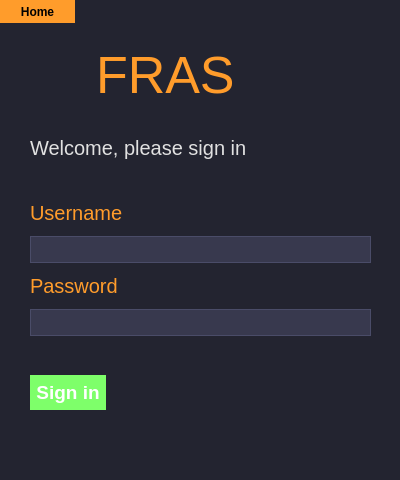
<?xml version="1.0" encoding="UTF-8"?>
<ui version="4.0">
 <class>Dialog</class>
 <widget class="QDialog" name="Dialog">
  <property name="geometry">
   <rect>
    <x>0</x>
    <y>0</y>
    <width>400</width>
    <height>480</height>
   </rect>
  </property>
  <property name="sizePolicy">
   <sizepolicy hsizetype="Fixed" vsizetype="Fixed">
    <horstretch>0</horstretch>
    <verstretch>0</verstretch>
   </sizepolicy>
  </property>
  <property name="minimumSize">
   <size>
    <width>400</width>
    <height>480</height>
   </size>
  </property>
  <property name="maximumSize">
   <size>
    <width>400</width>
    <height>480</height>
   </size>
  </property>
  <property name="windowTitle">
   <string>Admin Login</string>
  </property>
  <property name="styleSheet">
   <string notr="true">/*Copyright (c) DevSec Studio. All rights reserved.

MIT License

Permission is hereby granted, free of charge, to any person obtaining a copy
of this software and associated documentation files (the &quot;Software&quot;), to deal
in the Software without restriction, including without limitation the rights
to use, copy, modify, merge, publish, distribute, sublicense, and/or sell
copies of the Software, and to permit persons to whom the Software is
furnished to do so, subject to the following conditions:

The above copyright notice and this permission notice shall be included in all
copies or substantial portions of the Software.

THE SOFTWARE IS PROVIDED *AS IS*, WITHOUT WARRANTY OF ANY KIND, EXPRESS OR
IMPLIED, INCLUDING BUT NOT LIMITED TO THE WARRANTIES OF MERCHANTABILITY,
FITNESS FOR A PARTICULAR PURPOSE AND NONINFRINGEMENT. IN NO EVENT SHALL THE
AUTHORS OR COPYRIGHT HOLDERS BE LIABLE FOR ANY CLAIM, DAMAGES OR OTHER
LIABILITY, WHETHER IN AN ACTION OF CONTRACT, TORT OR OTHERWISE, ARISING FROM,
OUT OF OR IN CONNECTION WITH THE SOFTWARE OR THE USE OR OTHER DEALINGS IN THE SOFTWARE.
*/

/*-----QWidget-----*/
QWidget
{
	background-color: #232430;
	color: #000000;
	border-color: #000000;

}


/*-----QLabel-----*/
QLabel
{
	background-color: #232430;
	color: #c1c1c1;
	border-color: #000000;

}


/*-----QPushButton-----*/
QPushButton
{
	background-color: #ff9c2b;
	color: #000000;
	font-weight: bold;
	border-style: solid;
	border-color: #000000;
	padding: 6px;

}


QPushButton::hover
{
	background-color: #ffaf5d;

}


QPushButton::pressed
{
	background-color: #dd872f;

}


/*-----QToolButton-----*/
QToolButton
{
	background-color: #ff9c2b;
	color: #000000;
	font-weight: bold;
	border-style: solid;
	border-color: #000000;
	padding: 6px;

}


QToolButton::hover
{
	background-color: #ffaf5d;

}


QToolButton::pressed
{
	background-color: #dd872f;

}


/*-----QLineEdit-----*/
QLineEdit
{
	background-color: #38394e;
	color: #c1c1c1;
	border-style: solid;
	border-width: 1px;
	border-color: #4a4c68;

}


/*-----QTableView-----*/
QTableView, 
QHeaderView, 
QTableView::item 
{
	background-color: #232430;
	color: #c1c1c1;
	border: none;

}


QTableView::item:selected 
{ 
    background-color: #41424e;
    color: #c1c1c1;

}


QHeaderView::section:horizontal 
{
    background-color: #232430;
	border: 1px solid #37384d;
	padding: 5px;

}


QTableView::indicator{
	background-color: #1d1d28;
	border: 1px solid #37384d;

}


QTableView::indicator:checked{
	image:url(&quot;./ressources/check.png&quot;); /*To replace*/
	background-color: #1d1d28;

}

/*-----QTabWidget-----*/
QTabWidget::pane 
{ 
    border: none;

}


QTabWidget::tab-bar 
{
    left: 5px; 

}


QTabBar::tab 
{
    color: #c1c1c1;
    min-width: 1px;
	padding-left: 25px;
	margin-left:-22px;
    height: 28px;
	border: none;

}


QTabBar::tab:selected 
{
    color: #c1c1c1;
	font-weight: bold;
    height: 28px;

}


QTabBar::tab:!first 
{
    margin-left: -20px;

}


QTabBar::tab:hover 
{
    color: #DDD;

}


/*-----QScrollBar-----*/
QScrollBar:horizontal 
{
    background-color: transparent;
    height: 8px;
    margin: 0px;
    padding: 0px;

}


QScrollBar::handle:horizontal 
{
    border: none;
	min-width: 100px;
    background-color: #56576c;

}


QScrollBar::add-line:horizontal, 
QScrollBar::sub-line:horizontal,
QScrollBar::add-page:horizontal, 
QScrollBar::sub-page:horizontal 
{
    width: 0px;
    background-color: transparent;

}


QScrollBar:vertical 
{
    background-color: transparent;
    width: 8px;
    margin: 0;

}


QScrollBar::handle:vertical 
{
    border: none;
	min-height: 100px;
    background-color: #56576c;

}


QScrollBar::add-line:vertical, 
QScrollBar::sub-line:vertical,
QScrollBar::add-page:vertical, 
QScrollBar::sub-page:vertical 
{
    height: 0px;
    background-color: transparent;

}
</string>
  </property>
  <widget class="QWidget" name="verticalLayoutWidget">
   <property name="geometry">
    <rect>
     <x>30</x>
     <y>40</y>
     <width>341</width>
     <height>381</height>
    </rect>
   </property>
   <layout class="QVBoxLayout" name="verticalLayout">
    <item>
     <layout class="QHBoxLayout" name="horizontalLayout_2">
      <item>
       <widget class="QLabel" name="Icon">
        <property name="sizePolicy">
         <sizepolicy hsizetype="Fixed" vsizetype="Fixed">
          <horstretch>0</horstretch>
          <verstretch>0</verstretch>
         </sizepolicy>
        </property>
        <property name="minimumSize">
         <size>
          <width>60</width>
          <height>60</height>
         </size>
        </property>
        <property name="maximumSize">
         <size>
          <width>60</width>
          <height>60</height>
         </size>
        </property>
        <property name="text">
         <string/>
        </property>
        <property name="pixmap">
         <pixmap>fro.png</pixmap>
        </property>
        <property name="scaledContents">
         <bool>true</bool>
        </property>
       </widget>
      </item>
      <item>
       <widget class="QLabel" name="title_label">
        <property name="sizePolicy">
         <sizepolicy hsizetype="Fixed" vsizetype="Fixed">
          <horstretch>0</horstretch>
          <verstretch>0</verstretch>
         </sizepolicy>
        </property>
        <property name="font">
         <font>
          <pointsize>39</pointsize>
         </font>
        </property>
        <property name="styleSheet">
         <string notr="true">color: rgb(255, 156, 43);</string>
        </property>
        <property name="text">
         <string>FRAS</string>
        </property>
        <property name="alignment">
         <set>Qt::AlignLeading|Qt::AlignLeft|Qt::AlignVCenter</set>
        </property>
       </widget>
      </item>
      <item>
       <spacer name="horizontalSpacer">
        <property name="orientation">
         <enum>Qt::Horizontal</enum>
        </property>
        <property name="sizeType">
         <enum>QSizePolicy::Expanding</enum>
        </property>
        <property name="sizeHint" stdset="0">
         <size>
          <width>40</width>
          <height>20</height>
         </size>
        </property>
       </spacer>
      </item>
     </layout>
    </item>
    <item>
     <spacer name="verticalSpacer_2">
      <property name="orientation">
       <enum>Qt::Vertical</enum>
      </property>
      <property name="sizeType">
       <enum>QSizePolicy::Fixed</enum>
      </property>
      <property name="sizeHint" stdset="0">
       <size>
        <width>20</width>
        <height>20</height>
       </size>
      </property>
     </spacer>
    </item>
    <item>
     <widget class="QLabel" name="label">
      <property name="sizePolicy">
       <sizepolicy hsizetype="Preferred" vsizetype="Fixed">
        <horstretch>0</horstretch>
        <verstretch>0</verstretch>
       </sizepolicy>
      </property>
      <property name="minimumSize">
       <size>
        <width>0</width>
        <height>0</height>
       </size>
      </property>
      <property name="font">
       <font>
        <pointsize>15</pointsize>
       </font>
      </property>
      <property name="styleSheet">
       <string notr="true">color:rgb(225, 225, 225);
</string>
      </property>
      <property name="text">
       <string>Welcome, please sign in</string>
      </property>
     </widget>
    </item>
    <item>
     <spacer name="verticalSpacer">
      <property name="orientation">
       <enum>Qt::Vertical</enum>
      </property>
      <property name="sizeType">
       <enum>QSizePolicy::Fixed</enum>
      </property>
      <property name="sizeHint" stdset="0">
       <size>
        <width>20</width>
        <height>30</height>
       </size>
      </property>
     </spacer>
    </item>
    <item>
     <widget class="QLabel" name="label_2">
      <property name="sizePolicy">
       <sizepolicy hsizetype="Preferred" vsizetype="Fixed">
        <horstretch>0</horstretch>
        <verstretch>0</verstretch>
       </sizepolicy>
      </property>
      <property name="styleSheet">
       <string notr="true">font-size:15pt; color:#ff9c2b;</string>
      </property>
      <property name="text">
       <string>Username</string>
      </property>
     </widget>
    </item>
    <item>
     <widget class="QLineEdit" name="username">
      <property name="sizePolicy">
       <sizepolicy hsizetype="Minimum" vsizetype="Fixed">
        <horstretch>0</horstretch>
        <verstretch>0</verstretch>
       </sizepolicy>
      </property>
      <property name="minimumSize">
       <size>
        <width>285</width>
        <height>0</height>
       </size>
      </property>
      <property name="maximumSize">
       <size>
        <width>16777215</width>
        <height>16777215</height>
       </size>
      </property>
      <property name="styleSheet">
       <string notr="true">font-size:14pt; color:rgb(243, 243, 243)</string>
      </property>
     </widget>
    </item>
    <item>
     <widget class="QLabel" name="label_3">
      <property name="sizePolicy">
       <sizepolicy hsizetype="Preferred" vsizetype="Fixed">
        <horstretch>0</horstretch>
        <verstretch>0</verstretch>
       </sizepolicy>
      </property>
      <property name="styleSheet">
       <string notr="true">font-size:15pt; color:#ff9c2b;</string>
      </property>
      <property name="text">
       <string>Password</string>
      </property>
     </widget>
    </item>
    <item>
     <widget class="QLineEdit" name="password">
      <property name="sizePolicy">
       <sizepolicy hsizetype="Minimum" vsizetype="Fixed">
        <horstretch>0</horstretch>
        <verstretch>0</verstretch>
       </sizepolicy>
      </property>
      <property name="minimumSize">
       <size>
        <width>285</width>
        <height>0</height>
       </size>
      </property>
      <property name="styleSheet">
       <string notr="true">font-size:14pt; color:rgb(243, 243, 243)</string>
      </property>
      <property name="text">
       <string/>
      </property>
     </widget>
    </item>
    <item>
     <widget class="QLabel" name="labelResult">
      <property name="enabled">
       <bool>true</bool>
      </property>
      <property name="sizePolicy">
       <sizepolicy hsizetype="Preferred" vsizetype="Maximum">
        <horstretch>0</horstretch>
        <verstretch>0</verstretch>
       </sizepolicy>
      </property>
      <property name="font">
       <font>
        <pointsize>11</pointsize>
       </font>
      </property>
      <property name="styleSheet">
       <string notr="true">color: rgb(170, 0, 0);</string>
      </property>
      <property name="text">
       <string/>
      </property>
     </widget>
    </item>
    <item>
     <widget class="QPushButton" name="loginbutton">
      <property name="sizePolicy">
       <sizepolicy hsizetype="Maximum" vsizetype="Fixed">
        <horstretch>0</horstretch>
        <verstretch>0</verstretch>
       </sizepolicy>
      </property>
      <property name="styleSheet">
       <string notr="true">background-color:rgb(126, 255, 106); font-size:14pt; color:rgb(255, 255, 255)</string>
      </property>
      <property name="text">
       <string>Sign in</string>
      </property>
     </widget>
    </item>
   </layout>
  </widget>
  <widget class="QPushButton" name="home_btn">
   <property name="geometry">
    <rect>
     <x>0</x>
     <y>0</y>
     <width>75</width>
     <height>23</height>
    </rect>
   </property>
   <property name="text">
    <string>Home</string>
   </property>
  </widget>
 </widget>
 <resources/>
 <connections/>
</ui>
